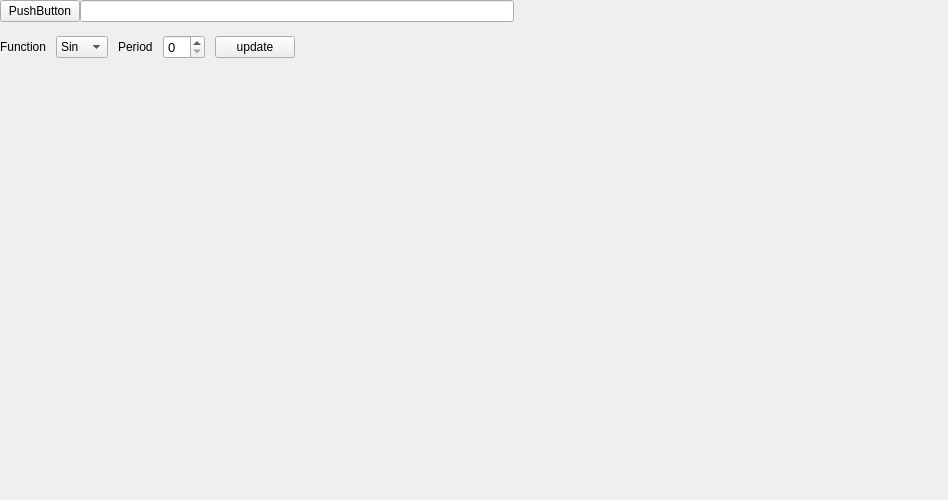
<?xml version="1.0" encoding="UTF-8"?>
<ui version="4.0">
 <class>test</class>
 <widget class="QWidget" name="test">
  <property name="geometry">
   <rect>
    <x>0</x>
    <y>0</y>
    <width>948</width>
    <height>500</height>
   </rect>
  </property>
  <property name="minimumSize">
   <size>
    <width>600</width>
    <height>500</height>
   </size>
  </property>
  <property name="windowTitle">
   <string>test</string>
  </property>
  <layout class="QGridLayout" name="gridLayout">
   <property name="sizeConstraint">
    <enum>QLayout::SetMinimumSize</enum>
   </property>
   <property name="leftMargin">
    <number>0</number>
   </property>
   <property name="topMargin">
    <number>0</number>
   </property>
   <property name="rightMargin">
    <number>0</number>
   </property>
   <property name="bottomMargin">
    <number>0</number>
   </property>
   <property name="horizontalSpacing">
    <number>0</number>
   </property>
   <item row="3" column="0">
    <widget class="MplWidget" name="MplWidget" native="true">
     <property name="sizePolicy">
      <sizepolicy hsizetype="Expanding" vsizetype="Expanding">
       <horstretch>0</horstretch>
       <verstretch>0</verstretch>
      </sizepolicy>
     </property>
     <property name="minimumSize">
      <size>
       <width>303</width>
       <height>300</height>
      </size>
     </property>
    </widget>
   </item>
   <item row="1" column="0">
    <layout class="QVBoxLayout" name="verticalLayout">
     <item>
      <layout class="QHBoxLayout" name="horizontalLayout_2">
       <item>
        <widget class="QPushButton" name="pushButton">
         <property name="text">
          <string>PushButton</string>
         </property>
        </widget>
       </item>
       <item>
        <widget class="QLineEdit" name="lineEdit"/>
       </item>
       <item>
        <spacer name="horizontalSpacer">
         <property name="orientation">
          <enum>Qt::Horizontal</enum>
         </property>
         <property name="sizeHint" stdset="0">
          <size>
           <width>40</width>
           <height>20</height>
          </size>
         </property>
        </spacer>
       </item>
      </layout>
     </item>
     <item>
      <layout class="QHBoxLayout" name="horizontalLayout_3">
       <property name="spacing">
        <number>10</number>
       </property>
       <property name="topMargin">
        <number>13</number>
       </property>
       <item>
        <widget class="QLabel" name="label">
         <property name="text">
          <string>Function</string>
         </property>
        </widget>
       </item>
       <item>
        <widget class="QComboBox" name="comboBox">
         <item>
          <property name="text">
           <string>Sin</string>
          </property>
         </item>
         <item>
          <property name="text">
           <string>Cos</string>
          </property>
         </item>
        </widget>
       </item>
       <item>
        <widget class="QLabel" name="label_2">
         <property name="text">
          <string>Period</string>
         </property>
        </widget>
       </item>
       <item>
        <widget class="QSpinBox" name="periodSpin">
         <property name="font">
          <font>
           <pointsize>10</pointsize>
          </font>
         </property>
        </widget>
       </item>
       <item>
        <widget class="QPushButton" name="updateBtn">
         <property name="text">
          <string>update</string>
         </property>
        </widget>
       </item>
       <item>
        <spacer name="horizontalSpacer_3">
         <property name="orientation">
          <enum>Qt::Horizontal</enum>
         </property>
         <property name="sizeHint" stdset="0">
          <size>
           <width>40</width>
           <height>20</height>
          </size>
         </property>
        </spacer>
       </item>
      </layout>
     </item>
    </layout>
   </item>
   <item row="4" column="0">
    <layout class="QHBoxLayout" name="horizontalLayout" stretch="">
     <property name="spacing">
      <number>10</number>
     </property>
     <property name="sizeConstraint">
      <enum>QLayout::SetDefaultConstraint</enum>
     </property>
     <property name="leftMargin">
      <number>0</number>
     </property>
     <property name="topMargin">
      <number>0</number>
     </property>
     <property name="rightMargin">
      <number>0</number>
     </property>
    </layout>
   </item>
  </layout>
 </widget>
 <customwidgets>
  <customwidget>
   <class>MplWidget</class>
   <extends>QWidget</extends>
   <header>mplwidget.h</header>
   <container>1</container>
  </customwidget>
 </customwidgets>
 <resources/>
 <connections/>
</ui>
